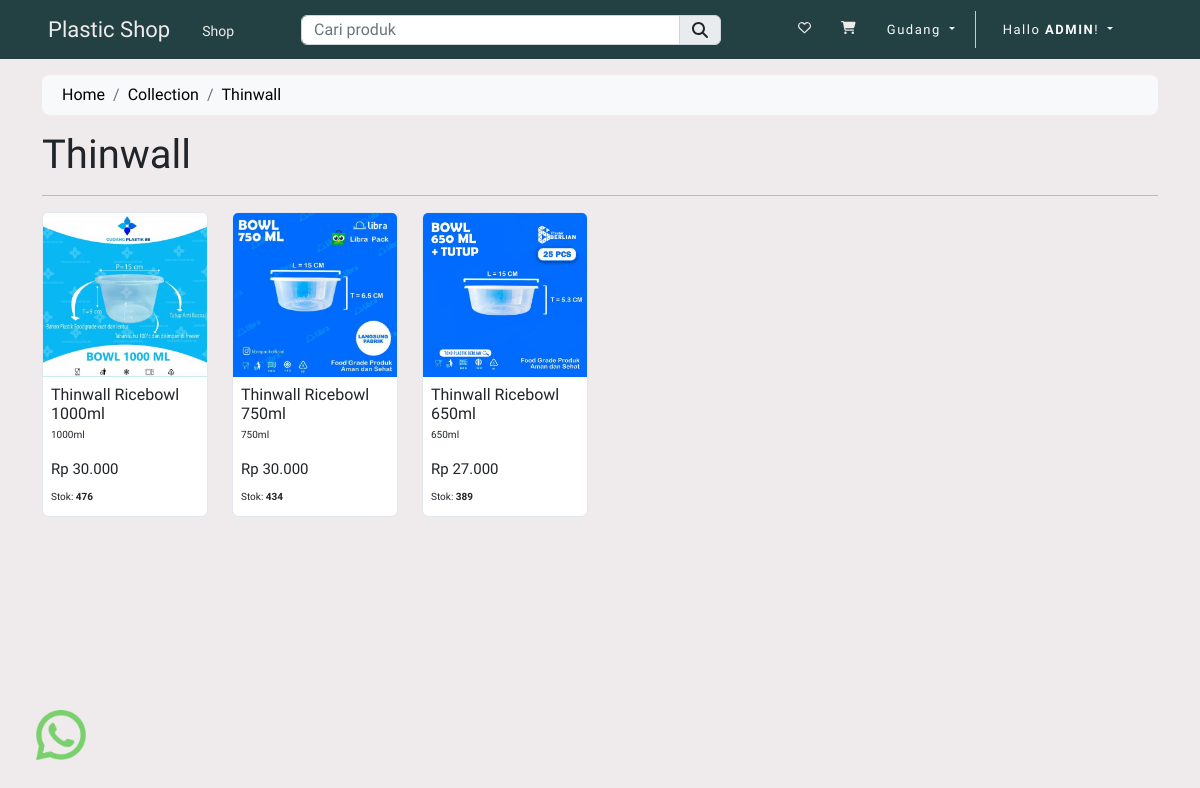
/collections/thinwall (signed in), run on the app's committed database.
### store/models.py (models this page shows, shortened)
class Kategori(Model):
    bahan = ForeignKey(Bahan, on_delete=CASCADE)
    slug = CharField(max_length=150, null=False, blank=False)
    name = CharField(max_length=150, null=False, blank=False)
    category_image = ImageField(
        upload_to=get_file_path, null=False, blank=False)
    description = TextField(max_length=500, null=True, blank=True)
    status = BooleanField(
        default=False, help_text="0=default, 1=Hidden")
    trending = BooleanField(
        default=False, help_text="0=default, 1=Trending")
    create_at = DateTimeField(auto_now_add=True)

class Produk(Model):
    kategori = ForeignKey(Kategori, on_delete=CASCADE)
    slug = CharField(max_length=150, null=False, blank=False)
    name = CharField(max_length=150, null=False, blank=False)
    product_image = ImageField(
        upload_to=get_file_path, null=False, blank=False)
    small_description = CharField(max_length=250, null=False, blank=False)
    size = CharField(max_length=25, null=True, blank=True)
    kuantitas = IntegerField(null=True, blank=True)
    stok = IntegerField(null=False, blank=False)
    description = TextField(max_length=500, null=False, blank=False)
    selling_price = FloatField(null=False, blank=False)
    status = BooleanField(
        default=False, help_text="0=default, 1=Hidden")
    trending = BooleanField(
        default=False, help_text="0=default, 1=Trending")
    create_at = DateTimeField(auto_now_add=True)

### store/views.py (the view)
# urls.py: path('collections/<str:slug>', collectionsview, name="collectionsview"),
def collectionsview(request, slug):
    user_agent = request.META.get('HTTP_USER_AGENT', '')
    device_type = parse(user_agent)
    if (Kategori.objects.filter(slug=slug, status=0)):
        if device_type.is_mobile:
            if device_type.device.family == 'iPhone' or device_type.os.family == 'Android':
                template_name = 'store/mobile/products/index.html'
            else:
                template_name = 'store/mobile/products/index.html'
        elif device_type.is_tablet:
            if device_type.device.family == 'iPad' or device_type.os.family == 'Android':
                template_name = 'store/tablet/products/index.html'
            else:
                template_name = 'store/tablet/products/index.html'
        elif device_type.is_pc:
            if device_type.os.family == 'Mac OS X' or device_type.os.family == 'Windows':
                template_name = 'store/desktop/products/index.html'
            else:
                template_name = 'store/desktop/products/index.html'
        else:
            template_name = 'store/desktop/products/index.html'
        products = Produk.objects.filter(kategori__slug=slug)
        category = Kategori.objects.filter(slug=slug).first()
        context = {'products': products, 'category': category}
        return render(request, template_name, context)
    else:
        messages.warning(request, "Tidak ada kategori yang ditemukan")
        return redirect('collections')

### store/templates/store/desktop/products/index.html
{% extends 'store/desktop/layouts/main.html' %}
{% load static %}
{% load humanize %}
{% block content %}
<div class="container py-3">
    <div class="row">
        <div class="col">
            <nav aria-label="breadcrumb" class="bg-light rounded-3 p-2 mb-3">
                <div class="container">
                    <ol class="breadcrumb mb-0">
                        <li class="breadcrumb-item"><a href="{% url 'home' %}">Home</a></li>
                        <li class="breadcrumb-item"><a href="{% url 'collections' %}">Collection</a>
                        </li>
                        <li class="breadcrumb-item active" aria-current="page"><a
                                href="{% url 'collectionsview' category.slug %} ">{{ category.name }}</a>
                        </li>
                    </ol>
                </div>
            </nav>
        </div>
        <div class="col-md-12" style="margin-bottom: 20%;">
            <h1> {{ category.name }} </h1>
            <hr>
            <div class="row">
                {% for item in products %}
                <div class="col-md-2">
                    <div class="card">
                        <a href="{% url 'productview' item.kategori.slug item.slug %}">
                            <div class="category-image">
                                <img src="{{ item.product_image.url }}" class="card-img-top" alt="Laptop" />
                                <div class="p-2">
                                    <div class="text-dark">
                                        <h6 class="mb-1">{{ item.name }}
                                        </h6>
                                        <p class="mb-3" style="font-size: 10px;">
                                            {{ item.size }}</p>
                                    </div>
                                    <div class="d-flex justify-content-between mb-2">
                                        <p style="font-size: 15px;" class="text-dark mb-0">
                                            Rp {{ item.selling_price | stringformat:'d' | intcomma }}</p>
                                    </div>
                                    <div class="d-flex justify-content-between mb-1">
                                        <p style="font-size: 10px;" class="text-dark mb-0">Stok: <span class="fw-bold">
                                                {{ item.stok }}</span>
                                    </div>
                                </div>
                            </div>
                        </a>
                    </div>
                </div>
                {% endfor %}
            </div>
        </div>
    </div>
</div>
{% endblock content %}

### store/templates/store/desktop/inc/navbar.html (shortened to what this page needs)
<nav class="navbar navbar-expand-sm navbar-dark bg-navbar-cust">
  <div class="collapse navbar-collapse " id="navbarSupportedContent">
    <a class="ms-5 navbar-brand {% if request.resolver_match.url_name == 'home' %}active{% endif %}"
      style="color: #EFEBEC; font-size: 22px;" href="{% url 'home' %}">Plastic Shop</a>
    <ul class="navbar-nav me-auto ms-2 me-auto mt-1">
      <li class="nav-item">
        <a class="nav-link" href="{% url 'collections' %}" style="color: #EFEBEC; font-size: 14px;">Shop</a>
      </li>
    </ul>
  </div>
  <div class="search-bar mt-1">
    <form action="{% url 'searchproduct' %}" method="POST">
      <div class="input-group mb-1">
        <input type="search" required class="form-control search-input" name="productsearch" id="searchproducts"
          placeholder="Cari produk">
        <button type="submit" class="input-group-text search-button"><i
            class="fa fa-search search-logo-button"></i></button>
      </div>
    </form>
  </div>
  <div class="collapse navbar-collapse justify-content-end" id="navbarSupportedContent">
    <ul id="" class="nav navbar-nav navbar-right link-cust">
      {% if user.is_authenticated %}
      <a class="nav-link me-1" href="{% url 'wishlist' %}" style="color: #EFEBEC; font-size: 13px;">
        <i class="far fa-heart"></i></a>
      <a class="nav-link me-1" href="{% url 'cart' %}" style="color: #EFEBEC; font-size: 13px;">
        <i class="fas fa-cart-shopping"></i></a>
      {% endif %}
      {% if user.is_superuser %}
      <li class="nav-item dropdown first-link-cust">
        <a class="nav-link btn btn-transparant dropdown-toggle text-light me-2" href="{% url 'gudang' %}"
          style="font-size: 13px;"> Gudang </a>
      </li>
      {% endif %}
      {% if user.is_authenticated %}
      <div class="dropdown me-5 ms-2">
        <ul class="navbar-nav">
          <li class="nav-item dropdown">
            <a class="nav-link btn btn-transparant dropdown-toggle text-light" href="#" data-bs-toggle="dropdown"
              style="font-size: 13px;"> Hallo
              <strong>{{ user | upper }}</strong>! </a>
          </li>
        </ul>
      </div>
      {% endif %}
    </ul>
  </div>
</nav>

### static/css/style.css (style rules this page uses)
body { background-color: #EFEBEC; }

### static/css/navbar.css (style rules this page uses)
.bg-navbar-cust { background: #234143; }
.link-cust a { color: #01325d; margin: 0 30px 0 10px; letter-spacing: 1.5px; }
.first-link-cust { padding-right: 3px; border-right: solid 1px #ccc; }
.search-bar { width: 35% !important; }
.search-input { height: 30px !important; }
.search-button { height: 30px !important; }

### static/css/card-product.css (style rules this page uses)
.card { border-radius: 7px !important; border-color: #e1e7ec; }

### store/templates/store/desktop/layouts/main.html (style rules this page uses)
* { font-family: 'Viga', sans-serif; }
a { text-decoration: none; color: #000; }

### data on the page
Kategori: name "Thinwall"
Produk: product_image (picture), name "Thinwall Ricebowl 1000ml", size "1000ml", selling_price "30.000", stok "476"
Produk: product_image (picture), name "Thinwall Ricebowl 750ml", size "750ml", selling_price "30.000", stok "434"
Produk: product_image (picture), name "Thinwall Ricebowl 650ml", size "650ml", selling_price "27.000", stok "389"

### other printed values
{{ user | upper }} "ADMIN"
